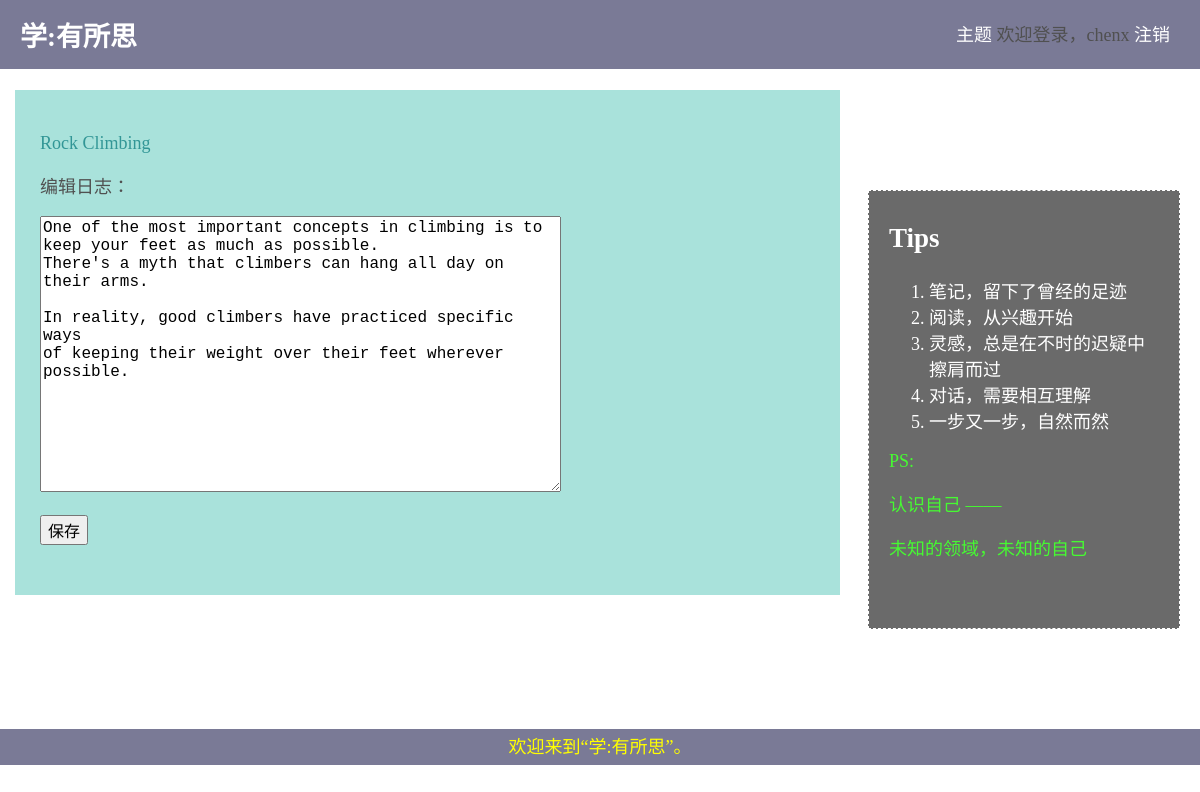
The app's page /edit_entry/3/ (signed in) with its own data.
### learning_logs/models.py (models this page shows, shortened)
class Topic(models.Model):
    text = models.CharField(max_length=200)
    date_added = models.DateTimeField(auto_now_add=True)
    owner = models.ForeignKey(User, on_delete=models.CASCADE)
    def __str__(self):
        return self.text

class Entry(models.Model):
    topic = models.ForeignKey(Topic, on_delete=models.CASCADE)
    text = models.TextField()
    date_added = models.DateTimeField(auto_now_add=True)
    class Meta:
        verbose_name_plural = 'entries'

### learning_logs/views.py (the view)
# urls.py: path('edit_entry/<int:entry_id>/', views.edit_entry, name='edit_entry'),
@login_required
def edit_entry(request, entry_id):
    entry = Entry.objects.get(id=entry_id)
    topic = entry.topic
    if request.method != "POST":
        form = EntryForm(instance=entry)
    else:
        form = EntryForm(instance=entry, data=request.POST)
        if form.is_valid():
            form.save()
            return redirect(reverse('learning_logs:topic', args=[topic.id]))
    context = {'entry': entry, 'topic': topic, 'form': form}
    return render(request, 'html/edit_entry.html', context)

### learning_logs/forms.py
class EntryForm(forms.ModelForm):
    class Meta:
        model = Entry
        fields = ['text']
        labels = {'text': ''}
        widgets = {'text': forms.Textarea(attrs={'cols': 50, 'rows': 15})}

### learning_logs/html/edit_entry.html (shortened to what this page needs)
{% extends 'html/base.html' %}
{% block content %}
  <p><a href="{% url 'learning_logs:topic' topic.id %}">{{ topic }}</a></p>
  <p>编辑日志：</p>
  <form action="{% url 'learning_logs:edit_entry' entry.id %}" method='post'>
    {{ form.as_p }}
    <button name="submit">保存</button>
  </form>
{% endblock %}

### learning_logs/html/base.html (shortened to what this page needs)
<!DOCTYPE html>
<html>
  <head>
    {% load staticfiles %}
    <link rel='stylesheet' type='text/css' href='/../static/base.css' />
  </head>
  <body>
    <div id='header'>
      <h2>
        <a href="{% url 'learning_logs:index' %}"><strong>学:有所思</strong></a>
      </h2>
      <div class='nav'>
          <a href="{% url 'learning_logs:topics' %}">主题</a>
          {% if user.is_authenticated %}
            欢迎登录，{{ user.username }}
            <a href="{% url 'users:logout' %}">注销</a>
          {% else %}
            <a href="{% url 'users:register' %}">注册</a>
            <a href="{% url 'users:login' %}">登录</a>
          {% endif %}
      </div>
    </div>
    <div id='aside'>
        <h2>Tips</h2>
        <ol>
          <li>笔记，留下了曾经的足迹</li>
          <li>阅读，从兴趣开始</li>
          <li>灵感，总是在不时的迟疑中擦肩而过</li>
          <li>对话，需要相互理解</li>
          <li>一步又一步，自然而然</li>
        </ol>
        <p>PS:</p>
        <p>认识自己 —— </p>
        <p>未知的领域，未知的自己</p>
    </div>
    <div id='section'>
      {% block content %}{% endblock %}
    </div>
    <div id='footer'>
      <p>欢迎来到“学:有所思”。</p>
    </div>
  </body>
</html>

### learning_logs/static/base.css (style rules this page uses)
body { margin: 0px; font-size: 18px; color: rgb(80, 80, 80); background: url('bg.png') no-repeat; }
a { color: rgb(50, 150, 150); text-decoration: none; }
#header a { color:white; }
#header h2 { position: fixed; top: 0px; width: 100%; padding: 15px 20px; margin: 0px; font-family: sans-serif, Arial, 'SimHei'； color: white; background-color: rgb(120, 120, 148, 0.98); }
.nav { position: fixed; top: 0px; right: 0px; width: 300px; padding: 20px 30px 0px 0px; float: right; text-align: right; }
#section { padding: 25px 25px 50px 25px; margin: 90px 360px 60px 15px; background-color: rgb(148, 219, 210, 0.8); }
#aside { font-size: 18px; color: white; background-color:rgb(90, 90, 90, 0.9); width: 270px; padding: 10px 20px 50px 20px; border: white thin dashed; margin: 100px 20px; float: right; }
#aside p { color: rgb(70, 250, 50); }
#footer p { position: static; bottom: 0px; left: 0px; width: 100%; text-align: center; color: yellow; line-height: 2; margin: 0px; background-color: rgb(120, 120, 148, 0.98); clear: right; }
form input,textarea,button { font-size: 16px; }

### records on screen
Topic: text "Rock Climbing"
Entry: text "One of the most important concepts in climbing is to keep your feet as much as possible. There's a myth that climbers can hang all day on their arms. In reality, good climbers have practiced specific ways of keeping their weight over their feet wherever possible."

### other values on screen
{{ user.username }} "chenx"
